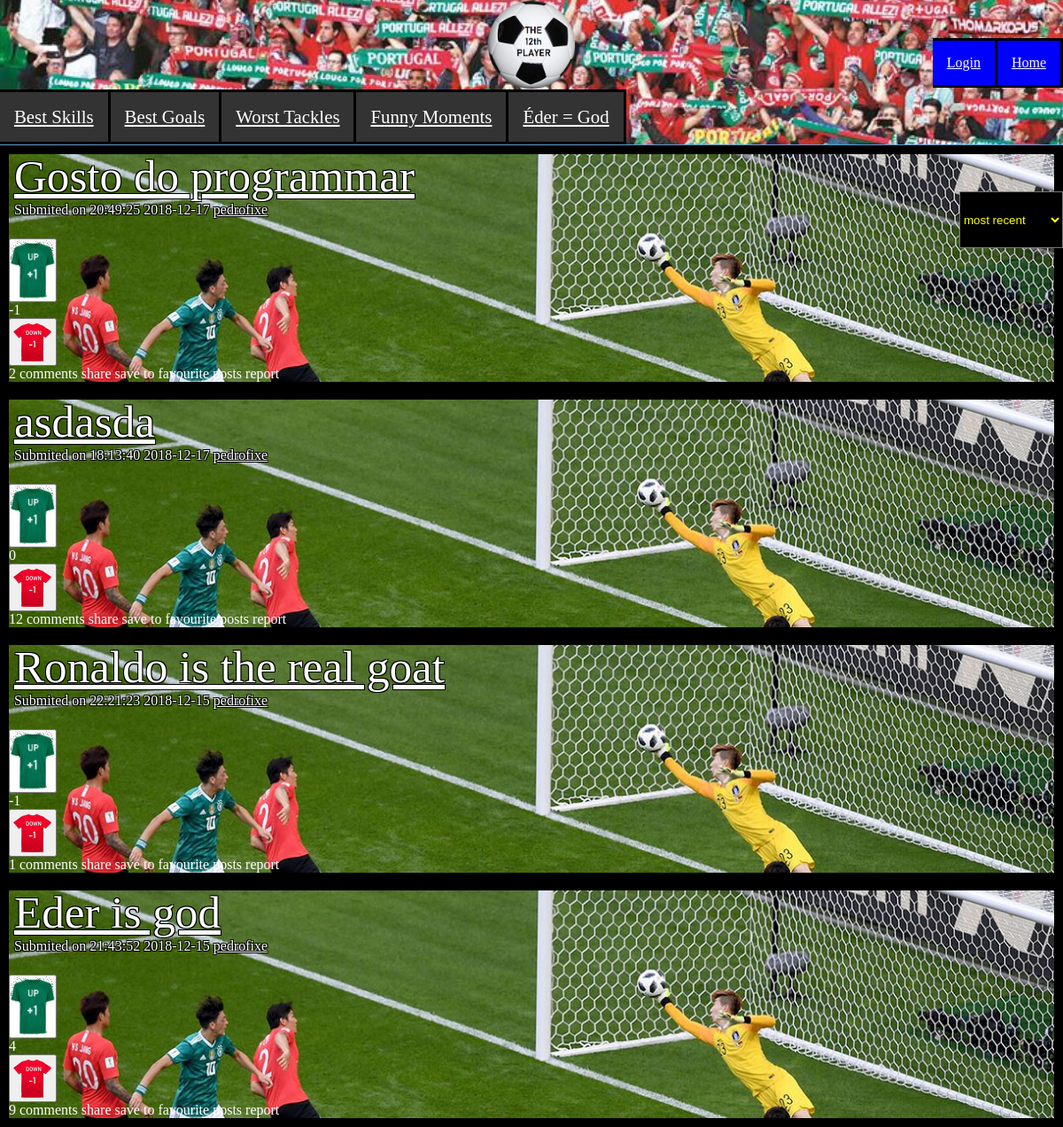
/posts.php, run on the app's committed database.
### tables this page shows
CREATE TABLE Post (
	idPost		INTEGER NOT NULL PRIMARY KEY,
	idUser		INTEGER REFERENCES User (idUser),

	Title 		VARCHAR (100) NOT NULL,
	Text		VARCHAR (1000) NOT NULL,

	Link		VARCHAR NOT NULL,

	Date		INTEGER NOT NULL,

	Upvotes		INTEGER,
	Downvotes	INTEGER
);

CREATE TABLE User (
    idUser      INTEGER  NOT NULL PRIMARY KEY,

    username	VARCHAR (50) NOT NULL UNIQUE,
	password	VARCHAR NOT NULL,
	age 		INTEGER NOT NULL,
	email		VARCHAR (100) NOT NULL UNIQUE,
	pic			VARCHAR NOT NULL
);

### utilities.php (called while the page is built, shortened)
<?php
	function getUsernameFromID($dbh, $id)
	{
		$query = $dbh->prepare('SELECT * FROM User WHERE idUser = ?');
		$query->execute(array($id));
		$results = $query->fetchAll();
		return $results[0]['username'];
	}
?>

### orderPosts.php (the view, shortened to what this page needs)
<?php
	include_once("utilities.php");
	$dbh = new PDO('sqlite:database.db');
	$dbh->setAttribute(PDO::ATTR_EMULATE_PREPARES,false);
	$orderType = "most recent";
	if ($orderType == "top")
	{
		$query = $dbh->prepare('SELECT P.idPost, P.Title, P.Date, P.idUser, P.Upvotes, P.Downvotes, U.username, P.Upvotes-P.Downvotes votes, count(C.idComment) commentCount from Post P, User U LEFT OUTER JOIN Comment C ON P.idPost = C.idPost WHERE P.idUser = U.idUser GROUP BY P.idPost ORDER BY votes DESC');
	}
	else if ($orderType == "most recent")
	{
		$query = $dbh->prepare('SELECT P.idPost, P.Title, P.Date, P.idUser, P.Upvotes, P.Downvotes, U.username, count(C.idComment) commentCount from Post P, User U LEFT OUTER JOIN Comment C ON P.idPost = C.idPost WHERE P.idUser = U.idUser GROUP BY P.idPost ORDER BY Date DESC');
	}
	$status = $query->execute();
	$postLimit = 5;
	$posts = array();
	for ($i = 0; $i < $postLimit; $i++)
	{
		$fetched = $query->fetch();
		if ($fetched)
			$posts[] = $fetched;
	}
	$return = "";
	foreach($posts as $post)
	{
		$idPost = $post['idPost'];
		$Title = $post['Title'];
		$Date = $post['Date'];
		$idUser = $post['idUser'];
		$Upvotes = $post['Upvotes'];
		$Downvotes = $post['Downvotes'];
		$commentCount = $post['commentCount'];
		$Votes = $Upvotes-$Downvotes;
		$dateString = date('H:i:s Y-m-d', $Date);
		$username = getUsernameFromID($dbh, $idUser);
		$return .=
		"\n\n<div id=\"main\" class=\"postPage\">
				<div class='post'>
					<div class=\"post-body\">
						<a href=\"postPage.php?id=$idPost\" class='post-title'> $Title </a>
						<p> Submited on $dateString <a href=\"#\" class='submitter'>$username</a><br><br></p>
					</div>
					<div class=\"post-votes\">
						<div class='ball up' >
							<button onclick='upVote($idPost)' id='upVote()'>
								<img src=\"./upvote.jpg\">
							</button>
						</div>
						<div id=\"numberOfVotes$idPost\">$Votes</div>
						<div class='ball down' id='downvote()'>
							<button onclick='downVote($idPost)' id='downVote()'>
								<img src=\"./downvote1.png\">
							</button>
						</div>
					</div>
					<div class='post-options'>
						<span>$commentCount comments</span>
						<span>share</span>
						<span>save to favourite posts</span>
						<span>report</span>
					</div>
				</div>
			</div>";
	}
	echo "$return";
?>

### style.css (style rules this page uses)
* { margin: 0; padding: 0; }
.postPage { margin-top: 0%; display: grid; background-color: grey; z-index: 1; align-items: left; }
.post { margin-bottom: -1%; text-align: left; margin-bottom: 0%; background: url(korea.jpg); background-size: cover; border: 10px solid black; color: white; }
.post-votes { text-align: left; }
.post-body { bottom: 2%; left: 0.5%; position: relative; color: white; text-shadow: -1px -1px 0 #000, 1px -1px 0 #000, -1px 1px 0 #000, 1px 1px 0 #000; }
.post-title { position: relative; font-size: 320%; color: white; text-shadow: -1px -1px 0 #000, 1px -1px 0 #000, -1px 1px 0 #000, 1px 1px 0 #000; }
.submitter { color: white; margin-top: 20%; }

### data on the page
post: Title "Gosto do programmar", Date "20:49:25 2018-12-17", idUser.username "pedrofixe", Votes "-1", commentCount "2"
post: Title "asdasda", Date "18:13:40 2018-12-17", idUser.username "pedrofixe", Upvotes "0", commentCount "12"
post: Title "Ronaldo is the real goat", Date "22:21:23 2018-12-15", idUser.username "pedrofixe", Votes "-1", commentCount "1"
post: Title "Eder is god", Date "21:43:52 2018-12-15", idUser.username "pedrofixe", Votes "4", commentCount "9"
